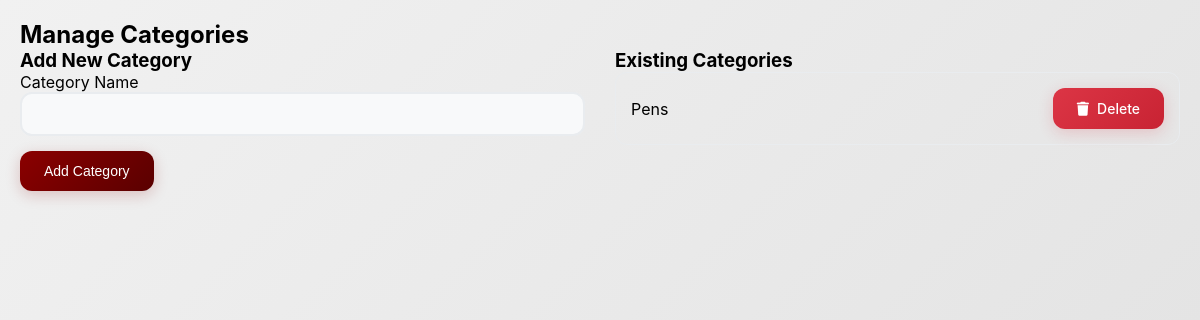
The app's page /manage_categories.php, older data.
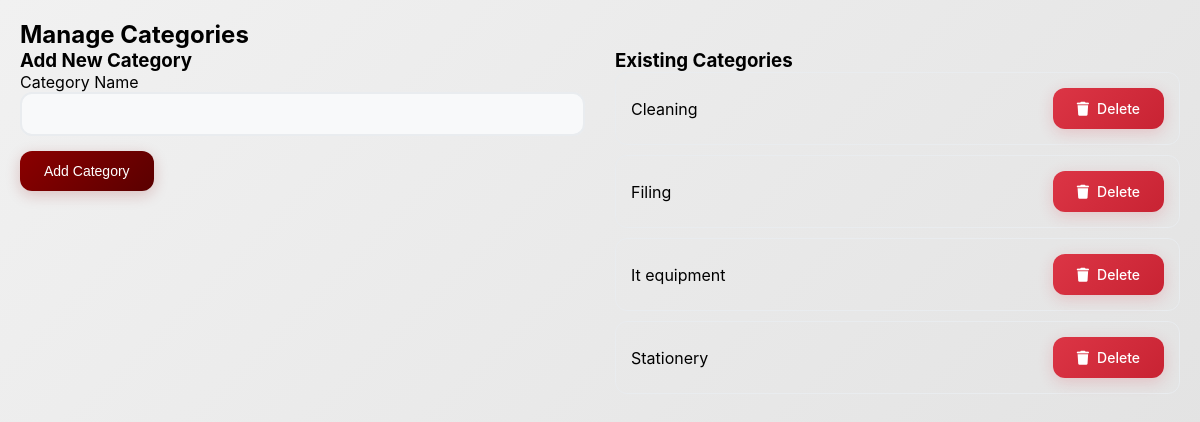
The same page, newer data.
### tables this page shows
CREATE TABLE `categories` (
  `id_categorie` int(11) NOT NULL,
  `nom_categorie` varchar(50) NOT NULL,
  `description` text DEFAULT NULL,
  `icon` varchar(50) DEFAULT NULL,
  `date_creation` datetime DEFAULT current_timestamp()
);

### manage_categories.php (the view, shortened to what this page needs)
<?php
$servername = "localhost";
$username = "root";
$password = "";
$dbname = "ch office track";
try {
    $pdo = new PDO("mysql:host=$servername;dbname=$dbname", $username, $password);
    $pdo->setAttribute(PDO::ATTR_ERRMODE, PDO::ERRMODE_EXCEPTION);
    $stmt = $pdo->query("SELECT id_categorie, nom_categorie FROM categories ORDER BY nom_categorie");
    $categories = $stmt->fetchAll(PDO::FETCH_ASSOC);
} catch(PDOException $e) {
    die("Error: " . $e->getMessage());
}
?>
<!DOCTYPE html>
<html lang="fr">
<head>
    <link href="https://cdnjs.cloudflare.com/ajax/libs/font-awesome/6.0.0/css/all.min.css" rel="stylesheet">
</head>
<body>
    <div class="container">
        <h2>Manage Categories</h2>
        <div class="row">
            <div class="col-md-6">
                <h3>Add New Category</h3>
                <form method="POST">
                    <div class="form-group">
                        <label>Category Name</label>
                        <input type="text" name="category_name" class="form-control" required>
                    </div>
                    <button type="submit" name="add_category" class="btn btn-primary">Add Category</button>
                </form>
            </div>
            <div class="col-md-6">
                <h3>Existing Categories</h3>
                <ul class="list-group">
                    <?php foreach($categories as $category): ?>
                        <li class="list-group-item d-flex justify-content-between align-items-center">
                            <span><?php echo htmlspecialchars($category['nom_categorie']); ?></span>
                            <span>
                                <a href="?delete_category=<?php echo $category['id_categorie']; ?>"
                                   class="btn btn-danger"
                                   onclick="return confirm('Are you sure you want to delete this category?')">
                                    <i class="fas fa-trash"></i> Delete
                                </a>
                            </span>
                        </li>
                    <?php endforeach; ?>
                </ul>
            </div>
        </div>
    </div>
</body>
</html>

Row changes from the older to the newer data that the page shows:
added categories: nom_categorie "Cleaning"
added categories: nom_categorie "Filing"
added categories: nom_categorie "It equipment"
changed categories: nom_categorie "Pens" → "Stationery"
